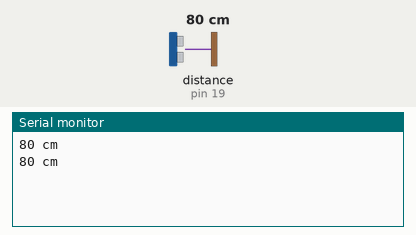
This sketch was run on a simulated Arduino Uno, built with avr-gcc and run on an emulated ATmega328P. Shown: the last lines printed to the serial monitor. The test bench sets the inputs (shaded band); at power-on: distance to the obstacle (sensor on pin 19) 80 cm.

Above: at 1.8 s.
1.9 s: distance to the obstacle (sensor on pin 19) set to 2 cm
At 2.8 s:
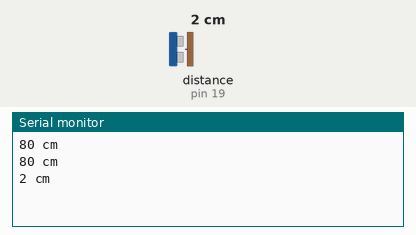
3.4 s: distance to the obstacle (sensor on pin 19) set to 4 cm
At 4.5 s:
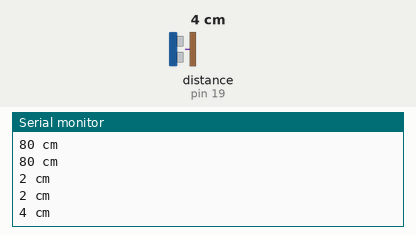
Timing chart, 0 to 6.4 s (numbered marks = the images above; inputs shaded):
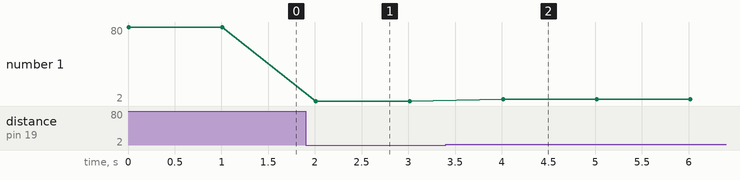

The sketch:

ultrasonic.ino
```cpp
#include "Ultrasonic.h"

Ultrasonic ultrasonic(19);
void setup()
{
    Serial.begin(9600);
}
void loop()
{
    /*long RangeInInches;*/
    long RangeInCentimeters;
 /*
    Serial.println("The distance to obstacles in front is: ");
    RangeInInches = ultrasonic.MeasureInInches();
    Serial.print(RangeInInches);//0~157 inches
    Serial.println(" inch");
    delay(1000);
 */
    RangeInCentimeters = ultrasonic.MeasureInCentimeters(); // two measurements should keep an interval
    Serial.print(RangeInCentimeters);//0~400cm
    Serial.println(" cm");
    delay(1000);
}
```

Measured:
- after the input at 1.9 s, the serial monitor: prints a new line after 0.11 s (image 1)
- after the input at 3.4 s, the serial monitor: prints a new line after 0.61 s (image 2)
- plotted number 1: 80 → 2 after the input at 1.9 s, 2 → 4 after the input at 3.4 s
